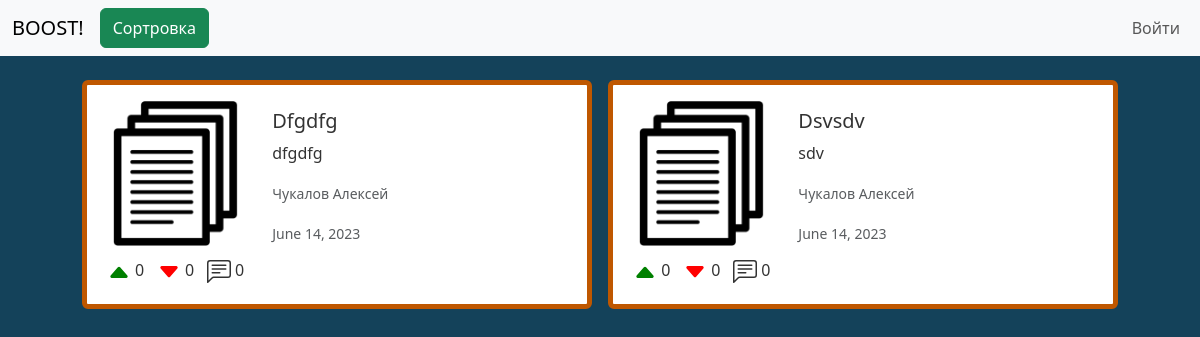
The page /docs/ on the database its author committed.
### app/models.py (models this page shows, shortened)
class Doc (models.Model):
    title = models.CharField(max_length=255)
    description = models.CharField(max_length=511, blank=True)
    link = models.URLField(max_length=255, unique=True)
    path = models.CharField(max_length=127)
    preview = models.ImageField(
        upload_to='media/',
        blank=False,
        default='media/default_images/default_document.png'
    )
    likes = models.IntegerField(default=0)
    dislikes = models.IntegerField(default=0)
    comments = models.IntegerField(default=0)
    studies = models.ManyToManyField(Study)
    subjects = models.ManyToManyField(Subject)
    author = models.ForeignKey(User, on_delete=models.CASCADE)
    date = models.DateField()

### accounts/models.py (models this page shows, shortened)
class User (AbstractBaseUser):
    objects = UserManager()
    email = models.EmailField(
        verbose_name='email address',
        max_length=255,
        unique=True
    )
    username = models.CharField(
        verbose_name='username',
        max_length=30,
        unique=True
    )
    avatar = models.ImageField(
        verbose_name='Avatar',
        default=DEFAULT_AVATAR,
        upload_to='media/',
        blank=False,
    )
    first_name = models.CharField(
        verbose_name='first name',
        max_length=30
    )
    last_name = models.CharField(
        verbose_name='last name',
        max_length=30
    )
    bookmarks = models.ManyToManyField(
        Doc,
        blank=True
    )
    is_active = models.BooleanField(default=True)
    staff = models.BooleanField(default=False)
    admin = models.BooleanField(default=False)
    USERNAME_FIELD = 'email'
    REQUIRED_FIELDS = ['username', 'first_name', 'last_name']
    def __str__(self):
        return f'{self.last_name} {self.first_name}'

### app/views.py (the view)
# urls.py: path('docs/', views.docs_page, name='docs'),
def docs_page(request):
    context = {}
    if request.GET.get('drop'):
        return redirect('/docs')
    sort_docs = SortDocs(request)
    sort_docs.convert()
    docs = sort_docs.make_request()
    context['sort_form'] = TagsSortForm(
        initial={
            'studies': sort_docs.studies,
            'sort_type': sort_docs.sort_type_get,
            'subjects': sort_docs.subjects,
        }
    )
    context['search_form'] = SearchForm(
        initial={
            'q': sort_docs.search
        }
    )
    for i in range(len(docs)):
        docs[i].title = docs[i].title.capitalize()
    context['docs'] = docs
    context['has_docs'] = True
    return render(request, 'docs.html', context)

### app/sort_docs.py (called while the page is built, shortened)
    def convert(self):
        if self.sort_type_get:
            self.sort_type = self.SORT_TYPES[int(self.sort_type_get) - 1]
        else:
            self.sort_type = '-pk'
        if self.subjects:
            self.query_subjects = Q(subjects__in=self.subjects)
        if self.studies:
            self.query_studies = Q(studies__in=self.studies)

    def make_request(self, docs=Doc.objects.all()):
        docs = docs.filter(
            self.query_subjects & self.query_studies & (self.query_title | self.query_description)
        ).order_by(self.sort_type)
        return docs

### app/tags.py (called while the page is built)
    def __str__(self):
        return self.name

    def __str__(self):
        return self.level

### app/templates/docs.html (shortened to what this page needs)
<!DOCTYPE html>
{% load static %}
<html lang="en">
<head>
        <link href="https://cdn.jsdelivr.net/npm/bootstrap@5.3.0/dist/css/bootstrap.min.css"
              rel="stylesheet"
>
              <link rel="stylesheet" href="{% static 'styles/main.css' %}">
</head>
<body>
    <header class="mb-3">
      {% include 'menu.html' %}
    </header>
<main>
  <section class="d-flex justify-content-center flex-wrap">
    {% for doc in docs %}
        <div class="cardDoc card border-5 m-2 p-2" style="max-width: 540px;">
            <a href="/document{{doc.pk}}" class="cardLink">
            <div class="row g-0">
            <div class="col-md-4 p-2 align-bottom">
                <img src="{{doc.preview.url}}" class="img-fluid rounded-start mb-2" alt="">
                <div class="d-flex justify-content-between">
                    <p class="m-1">{% include 'note_icons/caret_up_fill.html' %} {{doc.likes}}</p>
                    <p class="m-1">{% include 'note_icons/caret_down_fill.html' %} {{doc.dislikes}}</p>
                    <p class="m-1">{% include 'note_icons/comment.html' %} {{doc.comments}}</p>
                </div>
            </div>
                <div class="col-md-8">
                    <div class="card-body">
                        <div class="d-flex justify-content-between">
                            <h5 class="card-title">{{doc.title}}</h5>
                        </div>
                            <p class="card-text">{{doc.description}}</p>
                            <p class="card-text"><small class="text-body-secondary">{{doc.author}}</small></p>
                            <div class="d-flex justify-content-between">
                                <p class="card-text"><small class="text-body-secondary">{{doc.date}}</small></p>
                            </div>
                        </div>
                    </div>
                </div>
            </a>
            </div>
    {% endfor %}
</section>
</main>
</body>
</html>

### app/templates/note_icons/caret_up_fill.html
<svg xmlns="http://www.w3.org/2000/svg" width="24" height="24" fill="currentColor" class="bi bi-caret-up-fill" viewBox="0 0 16 16">
  <g color="green">
    <path d="m7.247 4.86-4.796 5.481c-.566.647-.106 1.659.753 1.659h9.592a1 1 0 0 0 .753-1.659l-4.796-5.48a1 1 0 0 0-1.506 0z"/>
  </g>
</svg>

### app/templates/note_icons/caret_down_fill.html
<svg xmlns="http://www.w3.org/2000/svg" width="24" height="24" fill="currentColor" class="bi bi-caret-down-fill" viewBox="0 0 16 16">
  <g color="red">
    <path d="M7.247 11.14 2.451 5.658C1.885 5.013 2.345 4 3.204 4h9.592a1 1 0 0 1 .753 1.659l-4.796 5.48a1 1 0 0 1-1.506 0z"/>
  </g>
</svg>

### static/styles/main.css (style rules this page uses)
body { background-color: #14425A; }
.cardDoc { border-style: solid; border-color: #BF5700; }
.cardLink { text-decoration: none; color: #333333; }
img { width: 100%; }

### rows shown on the page
Doc: preview (placeholder picture), likes "0", dislikes "0", comments "0", title "Dfgdfg", description "dfgdfg", author "Чукалов Алексей", date "June 14, 2023"
Doc: preview (placeholder picture), likes "0", dislikes "0", comments "0", title "Dsvsdv", description "sdv", author "Чукалов Алексей", date "June 14, 2023"
